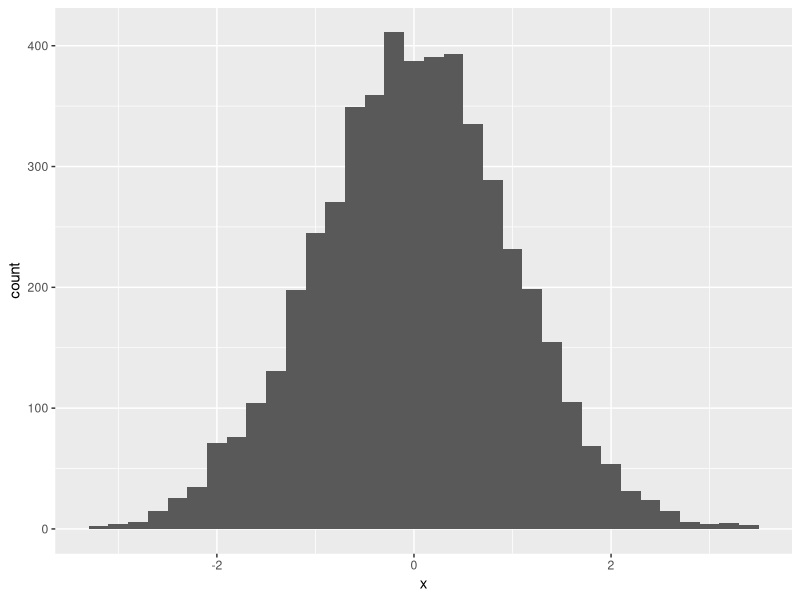

This chart was generated by the following R code:
library(tidyverse)

set.seed(123)
df <- tibble(x = rnorm(5000))

df %>%
  ggplot() +
  geom_histogram(aes(x),
                 binwidth = 0.2)